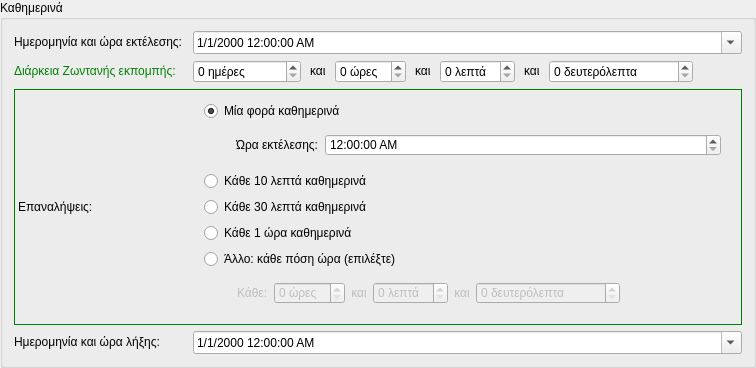
            <widget class="QGroupBox" name="daily_groupBox">
             <property name="sizePolicy">
              <sizepolicy hsizetype="Preferred" vsizetype="Maximum">
               <horstretch>0</horstretch>
               <verstretch>0</verstretch>
              </sizepolicy>
             </property>
             <property name="title">
              <string>Καθημερινά</string>
             </property>
             <layout class="QGridLayout" name="gridLayout_5">
              <property name="horizontalSpacing">
               <number>0</number>
              </property>
              <item row="1" column="0">
               <widget class="QLabel" name="label_14">
                <property name="sizePolicy">
                 <sizepolicy hsizetype="Preferred" vsizetype="Maximum">
                  <horstretch>0</horstretch>
                  <verstretch>0</verstretch>
                 </sizepolicy>
                </property>
                <property name="styleSheet">
                 <string notr="true">QLabel{color:green;}</string>
                </property>
                <property name="text">
                 <string>Διάρκεια Ζωντανής εκπομπής:</string>
                </property>
               </widget>
              </item>
              <item row="0" column="0">
               <widget class="QLabel" name="label_13">
                <property name="sizePolicy">
                 <sizepolicy hsizetype="Preferred" vsizetype="Maximum">
                  <horstretch>0</horstretch>
                  <verstretch>0</verstretch>
                 </sizepolicy>
                </property>
                <property name="text">
                 <string>Ημερομηνία και ώρα εκτέλεσης:   </string>
                </property>
               </widget>
              </item>
              <item row="2" column="0">
               <widget class="QLabel" name="label_19">
                <property name="sizePolicy">
                 <sizepolicy hsizetype="Preferred" vsizetype="Preferred">
                  <horstretch>0</horstretch>
                  <verstretch>0</verstretch>
                 </sizepolicy>
                </property>
                <property name="styleSheet">
                 <string notr="true">QLabel{
    border:1px solid green;
    border-right:0px;
}</string>
                </property>
                <property name="text">
                 <string>Επαναλήψεις:</string>
                </property>
               </widget>
              </item>
              <item row="1" column="10">
               <widget class="QSpinBox" name="daily_live_duration_minutes">
                <property name="sizePolicy">
                 <sizepolicy hsizetype="Minimum" vsizetype="Maximum">
                  <horstretch>0</horstretch>
                  <verstretch>0</verstretch>
                 </sizepolicy>
                </property>
                <property name="suffix">
                 <string> λεπτά</string>
                </property>
                <property name="prefix">
                 <string/>
                </property>
                <property name="maximum">
                 <number>60</number>
                </property>
               </widget>
              </item>
              <item row="1" column="8">
               <widget class="QLabel" name="label_17">
                <property name="sizePolicy">
                 <sizepolicy hsizetype="Preferred" vsizetype="Maximum">
                  <horstretch>0</horstretch>
                  <verstretch>0</verstretch>
                 </sizepolicy>
                </property>
                <property name="text">
                 <string>και</string>
                </property>
               </widget>
              </item>
              <item row="1" column="3">
               <spacer name="horizontalSpacer_4">
                <property name="orientation">
                 <enum>Qt::Horizontal</enum>
                </property>
                <property name="sizeType">
                 <enum>QSizePolicy::Fixed</enum>
                </property>
                <property name="sizeHint" stdset="0">
                 <size>
                  <width>9</width>
                  <height>20</height>
                 </size>
                </property>
               </spacer>
              </item>
              <item row="1" column="2">
               <widget class="QSpinBox" name="daily_live_duration_days">
                <property name="sizePolicy">
                 <sizepolicy hsizetype="Minimum" vsizetype="Maximum">
                  <horstretch>0</horstretch>
                  <verstretch>0</verstretch>
                 </sizepolicy>
                </property>
                <property name="suffix">
                 <string> ημέρες</string>
                </property>
                <property name="prefix">
                 <string/>
                </property>
                <property name="maximum">
                 <number>1000000</number>
                </property>
               </widget>
              </item>
              <item row="0" column="1" colspan="16">
               <widget class="QDateTimeEdit" name="daily_start_datetime">
                <property name="sizePolicy">
                 <sizepolicy hsizetype="Minimum" vsizetype="Maximum">
                  <horstretch>0</horstretch>
                  <verstretch>0</verstretch>
                 </sizepolicy>
                </property>
                <property name="displayFormat">
                 <string>d/M/yyyy h:mm:ss AP</string>
                </property>
                <property name="calendarPopup">
                 <bool>true</bool>
                </property>
               </widget>
              </item>
              <item row="1" column="11">
               <spacer name="horizontalSpacer_23">
                <property name="orientation">
                 <enum>Qt::Horizontal</enum>
                </property>
                <property name="sizeType">
                 <enum>QSizePolicy::Fixed</enum>
                </property>
                <property name="sizeHint" stdset="0">
                 <size>
                  <width>9</width>
                  <height>20</height>
                 </size>
                </property>
               </spacer>
              </item>
              <item row="1" column="4">
               <widget class="QLabel" name="label_16">
                <property name="sizePolicy">
                 <sizepolicy hsizetype="Preferred" vsizetype="Maximum">
                  <horstretch>0</horstretch>
                  <verstretch>0</verstretch>
                 </sizepolicy>
                </property>
                <property name="text">
                 <string>και</string>
                </property>
               </widget>
              </item>
              <item row="2" column="1" colspan="16">
               <widget class="QFrame" name="frame">
                <property name="sizePolicy">
                 <sizepolicy hsizetype="Preferred" vsizetype="Maximum">
                  <horstretch>0</horstretch>
                  <verstretch>0</verstretch>
                 </sizepolicy>
                </property>
                <property name="styleSheet">
                 <string notr="true">QFrame{
    border:1px solid green;
    border-left:0px;
}</string>
                </property>
                <property name="frameShape">
                 <enum>QFrame::StyledPanel</enum>
                </property>
                <property name="frameShadow">
                 <enum>QFrame::Raised</enum>
                </property>
                <layout class="QGridLayout" name="gridLayout_4">
                 <property name="leftMargin">
                  <number>11</number>
                 </property>
                 <property name="topMargin">
                  <number>11</number>
                 </property>
                 <property name="rightMargin">
                  <number>11</number>
                 </property>
                 <property name="bottomMargin">
                  <number>11</number>
                 </property>
                 <item row="0" column="0">
                  <widget class="QRadioButton" name="daily_one_time_radioButton">
                   <property name="sizePolicy">
                    <sizepolicy hsizetype="Minimum" vsizetype="Maximum">
                     <horstretch>0</horstretch>
                     <verstretch>0</verstretch>
                    </sizepolicy>
                   </property>
                   <property name="text">
                    <string>Μία φορά καθημερινά</string>
                   </property>
                   <property name="checked">
                    <bool>true</bool>
                   </property>
                  </widget>
                 </item>
                 <item row="1" column="0">
                  <widget class="QFrame" name="frame_2">
                   <property name="sizePolicy">
                    <sizepolicy hsizetype="Preferred" vsizetype="Maximum">
                     <horstretch>0</horstretch>
                     <verstretch>0</verstretch>
                    </sizepolicy>
                   </property>
                   <property name="minimumSize">
                    <size>
                     <width>0</width>
                     <height>0</height>
                    </size>
                   </property>
                   <property name="styleSheet">
                    <string notr="true">QFrame{border:none;}</string>
                   </property>
                   <property name="frameShape">
                    <enum>QFrame::StyledPanel</enum>
                   </property>
                   <property name="frameShadow">
                    <enum>QFrame::Raised</enum>
                   </property>
                   <layout class="QGridLayout" name="gridLayout_7">
                    <property name="leftMargin">
                     <number>6</number>
                    </property>
                    <property name="topMargin">
                     <number>0</number>
                    </property>
                    <item row="0" column="0">
                     <widget class="QLabel" name="label_22">
                      <property name="sizePolicy">
                       <sizepolicy hsizetype="Preferred" vsizetype="Maximum">
                        <horstretch>0</horstretch>
                        <verstretch>0</verstretch>
                       </sizepolicy>
                      </property>
                      <property name="minimumSize">
                       <size>
                        <width>20</width>
                        <height>20</height>
                       </size>
                      </property>
                      <property name="maximumSize">
                       <size>
                        <width>20</width>
                        <height>20</height>
                       </size>
                      </property>
                      <property name="text">
                       <string/>
                      </property>
                      <property name="pixmap">
                       <pixmap resource="../../../icons.qrc">:/rest-windows/assets/images/rest-windows/down-right-arrow.png</pixmap>
                      </property>
                      <property name="scaledContents">
                       <bool>true</bool>
                      </property>
                     </widget>
                    </item>
                    <item row="0" column="1">
                     <widget class="QLabel" name="label_20">
                      <property name="sizePolicy">
                       <sizepolicy hsizetype="Fixed" vsizetype="Maximum">
                        <horstretch>0</horstretch>
                        <verstretch>0</verstretch>
                       </sizepolicy>
                      </property>
                      <property name="styleSheet">
                       <string notr="true">padding-top:7px;</string>
                      </property>
                      <property name="text">
                       <string>Ώρα εκτέλεσης:</string>
                      </property>
                      <property name="indent">
                       <number>0</number>
                      </property>
                     </widget>
                    </item>
                    <item row="0" column="2">
                     <widget class="QTimeEdit" name="daily_one_time_timeEdit">
                      <property name="sizePolicy">
                       <sizepolicy hsizetype="Minimum" vsizetype="Maximum">
                        <horstretch>0</horstretch>
                        <verstretch>0</verstretch>
                       </sizepolicy>
                      </property>
                      <property name="styleSheet">
                       <string notr="true">margin-top:7px</string>
                      </property>
                      <property name="displayFormat">
                       <string>h:mm:ss AP</string>
                      </property>
                      <property name="calendarPopup">
                       <bool>true</bool>
                      </property>
                     </widget>
                    </item>
                   </layout>
                  </widget>
                 </item>
                 <item row="2" column="0">
                  <widget class="QRadioButton" name="daily_every_10_minutes_radioButton">
                   <property name="sizePolicy">
                    <sizepolicy hsizetype="Minimum" vsizetype="Maximum">
                     <horstretch>0</horstretch>
                     <verstretch>0</verstretch>
                    </sizepolicy>
                   </property>
                   <property name="text">
                    <string>Κάθε 10 λεπτά καθημερινά</string>
                   </property>
                  </widget>
                 </item>
                 <item row="3" column="0">
                  <widget class="QRadioButton" name="daily_every_30_minutes_radioButton">
                   <property name="sizePolicy">
                    <sizepolicy hsizetype="Minimum" vsizetype="Maximum">
                     <horstretch>0</horstretch>
                     <verstretch>0</verstretch>
                    </sizepolicy>
                   </property>
                   <property name="text">
                    <string>Κάθε 30 λεπτά καθημερινά</string>
                   </property>
                  </widget>
                 </item>
                 <item row="4" column="0">
                  <widget class="QRadioButton" name="daily_every_1_hour_radioButton">
                   <property name="sizePolicy">
                    <sizepolicy hsizetype="Minimum" vsizetype="Maximum">
                     <horstretch>0</horstretch>
                     <verstretch>0</verstretch>
                    </sizepolicy>
                   </property>
                   <property name="text">
                    <string>Κάθε 1 ώρα καθημερινά</string>
                   </property>
                  </widget>
                 </item>
                 <item row="5" column="0">
                  <widget class="QRadioButton" name="daily_select_time_radioButton">
                   <property name="sizePolicy">
                    <sizepolicy hsizetype="Minimum" vsizetype="Maximum">
                     <horstretch>0</horstretch>
                     <verstretch>0</verstretch>
                    </sizepolicy>
                   </property>
                   <property name="text">
                    <string>Άλλο: κάθε πόση ώρα (επιλέξτε)</string>
                   </property>
                  </widget>
                 </item>
                 <item row="6" column="0">
                  <widget class="QFrame" name="frame_3">
                   <property name="enabled">
                    <bool>false</bool>
                   </property>
                   <property name="sizePolicy">
                    <sizepolicy hsizetype="Preferred" vsizetype="Maximum">
                     <horstretch>0</horstretch>
                     <verstretch>0</verstretch>
                    </sizepolicy>
                   </property>
                   <property name="minimumSize">
                    <size>
                     <width>0</width>
                     <height>0</height>
                    </size>
                   </property>
                   <property name="styleSheet">
                    <string notr="true">QFrame{border:none;}</string>
                   </property>
                   <property name="frameShape">
                    <enum>QFrame::StyledPanel</enum>
                   </property>
                   <property name="frameShadow">
                    <enum>QFrame::Raised</enum>
                   </property>
                   <layout class="QHBoxLayout" name="horizontalLayout">
                    <property name="leftMargin">
                     <number>7</number>
                    </property>
                    <property name="topMargin">
                     <number>0</number>
                    </property>
                    <item>
                     <widget class="QLabel" name="label_23">
                      <property name="sizePolicy">
                       <sizepolicy hsizetype="Preferred" vsizetype="Maximum">
                        <horstretch>0</horstretch>
                        <verstretch>0</verstretch>
                       </sizepolicy>
                      </property>
                      <property name="minimumSize">
                       <size>
                        <width>20</width>
                        <height>20</height>
                       </size>
                      </property>
                      <property name="maximumSize">
                       <size>
                        <width>20</width>
                        <height>20</height>
                       </size>
                      </property>
                      <property name="text">
                       <string/>
                      </property>
                      <property name="pixmap">
                       <pixmap resource="../../../icons.qrc">:/rest-windows/assets/images/rest-windows/down-right-arrow.png</pixmap>
                      </property>
                      <property name="scaledContents">
                       <bool>true</bool>
                      </property>
                     </widget>
                    </item>
                    <item>
                     <widget class="QLabel" name="label_24">
                      <property name="sizePolicy">
                       <sizepolicy hsizetype="Fixed" vsizetype="Maximum">
                        <horstretch>0</horstretch>
                        <verstretch>0</verstretch>
                       </sizepolicy>
                      </property>
                      <property name="styleSheet">
                       <string notr="true">padding-top:7px;</string>
                      </property>
                      <property name="text">
                       <string>Κάθε:</string>
                      </property>
                      <property name="indent">
                       <number>0</number>
                      </property>
                     </widget>
                    </item>
                    <item>
                     <widget class="QSpinBox" name="daily_select_time_hours">
                      <property name="sizePolicy">
                       <sizepolicy hsizetype="Minimum" vsizetype="Maximum">
                        <horstretch>0</horstretch>
                        <verstretch>0</verstretch>
                       </sizepolicy>
                      </property>
                      <property name="styleSheet">
                       <string notr="true">margin-top:7px;</string>
                      </property>
                      <property name="suffix">
                       <string> ώρες</string>
                      </property>
                      <property name="prefix">
                       <string/>
                      </property>
                      <property name="maximum">
                       <number>24</number>
                      </property>
                     </widget>
                    </item>
                    <item>
                     <widget class="QLabel" name="label_26">
                      <property name="sizePolicy">
                       <sizepolicy hsizetype="Fixed" vsizetype="Maximum">
                        <horstretch>0</horstretch>
                        <verstretch>0</verstretch>
                       </sizepolicy>
                      </property>
                      <property name="styleSheet">
                       <string notr="true">margin-top:7px;</string>
                      </property>
                      <property name="text">
                       <string>και</string>
                      </property>
                      <property name="alignment">
                       <set>Qt::AlignCenter</set>
                      </property>
                     </widget>
                    </item>
                    <item>
                     <widget class="QSpinBox" name="daily_select_time_minutes">
                      <property name="sizePolicy">
                       <sizepolicy hsizetype="Minimum" vsizetype="Maximum">
                        <horstretch>0</horstretch>
                        <verstretch>0</verstretch>
                       </sizepolicy>
                      </property>
                      <property name="styleSheet">
                       <string notr="true">margin-top:7px;</string>
                      </property>
                      <property name="suffix">
                       <string> λεπτά</string>
                      </property>
                      <property name="prefix">
                       <string/>
                      </property>
                      <property name="maximum">
                       <number>60</number>
                      </property>
                     </widget>
                    </item>
                    <item>
                     <widget class="QLabel" name="label_25">
                      <property name="sizePolicy">
                       <sizepolicy hsizetype="Fixed" vsizetype="Maximum">
                        <horstretch>0</horstretch>
                        <verstretch>0</verstretch>
                       </sizepolicy>
                      </property>
                      <property name="styleSheet">
                       <string notr="true">margin-top:7px;</string>
                      </property>
                      <property name="text">
                       <string>και</string>
                      </property>
                      <property name="alignment">
                       <set>Qt::AlignCenter</set>
                      </property>
                     </widget>
                    </item>
                    <item>
                     <widget class="QSpinBox" name="daily_select_time_seconds">
                      <property name="sizePolicy">
                       <sizepolicy hsizetype="Minimum" vsizetype="Maximum">
                        <horstretch>0</horstretch>
                        <verstretch>0</verstretch>
                       </sizepolicy>
                      </property>
                      <property name="styleSheet">
                       <string notr="true">margin-top:7px;</string>
                      </property>
                      <property name="suffix">
                       <string> δευτερόλεπτα</string>
                      </property>
                      <property name="prefix">
                       <string/>
                      </property>
                      <property name="maximum">
                       <number>1000000</number>
                      </property>
                     </widget>
                    </item>
                    <item>
                     <spacer name="horizontalSpacer_2">
                      <property name="sizePolicy">
                       <sizepolicy hsizetype="Minimum" vsizetype="Minimum">
                        <horstretch>0</horstretch>
                        <verstretch>0</verstretch>
                       </sizepolicy>
                      </property>
                      <property name="orientation">
                       <enum>Qt::Horizontal</enum>
                      </property>
                      <property name="sizeHint" stdset="0">
                       <size>
                        <width>40</width>
                        <height>20</height>
                       </size>
                      </property>
                     </spacer>
                    </item>
                   </layout>
                  </widget>
                 </item>
                </layout>
               </widget>
              </item>
              <item row="1" column="6">
               <widget class="QSpinBox" name="daily_live_duration_hours">
                <property name="sizePolicy">
                 <sizepolicy hsizetype="Minimum" vsizetype="Maximum">
                  <horstretch>0</horstretch>
                  <verstretch>0</verstretch>
                 </sizepolicy>
                </property>
                <property name="suffix">
                 <string> ώρες</string>
                </property>
                <property name="prefix">
                 <string/>
                </property>
                <property name="maximum">
                 <number>24</number>
                </property>
               </widget>
              </item>
              <item row="1" column="5">
               <spacer name="horizontalSpacer_5">
                <property name="orientation">
                 <enum>Qt::Horizontal</enum>
                </property>
                <property name="sizeType">
                 <enum>QSizePolicy::Fixed</enum>
                </property>
                <property name="sizeHint" stdset="0">
                 <size>
                  <width>9</width>
                  <height>20</height>
                 </size>
                </property>
               </spacer>
              </item>
              <item row="1" column="16">
               <spacer name="horizontalSpacer_18">
                <property name="orientation">
                 <enum>Qt::Horizontal</enum>
                </property>
                <property name="sizeHint" stdset="0">
                 <size>
                  <width>40</width>
                  <height>20</height>
                 </size>
                </property>
               </spacer>
              </item>
              <item row="3" column="0">
               <widget class="QLabel" name="label_21">
                <property name="sizePolicy">
                 <sizepolicy hsizetype="Preferred" vsizetype="Maximum">
                  <horstretch>0</horstretch>
                  <verstretch>0</verstretch>
                 </sizepolicy>
                </property>
                <property name="text">
                 <string>Ημερομηνία και ώρα λήξης:</string>
                </property>
               </widget>
              </item>
              <item row="1" column="7">
               <spacer name="horizontalSpacer_6">
                <property name="orientation">
                 <enum>Qt::Horizontal</enum>
                </property>
                <property name="sizeType">
                 <enum>QSizePolicy::Fixed</enum>
                </property>
                <property name="sizeHint" stdset="0">
                 <size>
                  <width>9</width>
                  <height>20</height>
                 </size>
                </property>
               </spacer>
              </item>
              <item row="1" column="14">
               <widget class="QSpinBox" name="daily_live_duration_seconds">
                <property name="sizePolicy">
                 <sizepolicy hsizetype="Minimum" vsizetype="Maximum">
                  <horstretch>0</horstretch>
                  <verstretch>0</verstretch>
                 </sizepolicy>
                </property>
                <property name="suffix">
                 <string> δευτερόλεπτα</string>
                </property>
                <property name="prefix">
                 <string/>
                </property>
                <property name="maximum">
                 <number>1000000</number>
                </property>
               </widget>
              </item>
              <item row="1" column="13">
               <spacer name="horizontalSpacer_24">
                <property name="orientation">
                 <enum>Qt::Horizontal</enum>
                </property>
                <property name="sizeType">
                 <enum>QSizePolicy::Fixed</enum>
                </property>
                <property name="sizeHint" stdset="0">
                 <size>
                  <width>9</width>
                  <height>20</height>
                 </size>
                </property>
               </spacer>
              </item>
              <item row="1" column="12">
               <widget class="QLabel" name="label_18">
                <property name="sizePolicy">
                 <sizepolicy hsizetype="Preferred" vsizetype="Maximum">
                  <horstretch>0</horstretch>
                  <verstretch>0</verstretch>
                 </sizepolicy>
                </property>
                <property name="text">
                 <string>και</string>
                </property>
               </widget>
              </item>
              <item row="3" column="1" colspan="16">
               <widget class="QDateTimeEdit" name="daily_end_datetime">
                <property name="sizePolicy">
                 <sizepolicy hsizetype="Minimum" vsizetype="Maximum">
                  <horstretch>0</horstretch>
                  <verstretch>0</verstretch>
                 </sizepolicy>
                </property>
                <property name="displayFormat">
                 <string>d/M/yyyy h:mm:ss AP</string>
                </property>
                <property name="calendarPopup">
                 <bool>true</bool>
                </property>
               </widget>
              </item>
              <item row="1" column="9">
               <spacer name="horizontalSpacer_22">
                <property name="orientation">
                 <enum>Qt::Horizontal</enum>
                </property>
                <property name="sizeType">
                 <enum>QSizePolicy::Fixed</enum>
                </property>
                <property name="sizeHint" stdset="0">
                 <size>
                  <width>9</width>
                  <height>20</height>
                 </size>
                </property>
               </spacer>
              </item>
              <item row="1" column="15">
               <spacer name="horizontalSpacer_25">
                <property name="orientation">
                 <enum>Qt::Horizontal</enum>
                </property>
                <property name="sizeType">
                 <enum>QSizePolicy::Fixed</enum>
                </property>
                <property name="sizeHint" stdset="0">
                 <size>
                  <width>9</width>
                  <height>20</height>
                 </size>
                </property>
               </spacer>
              </item>
             </layout>
            </widget>
